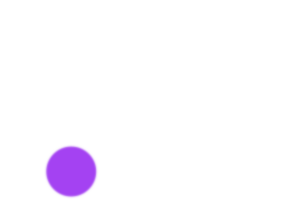
Frame 1 (no input)
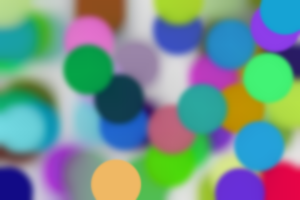
Frame 60 (the mouse pressed at the canvas centre just before this capture)
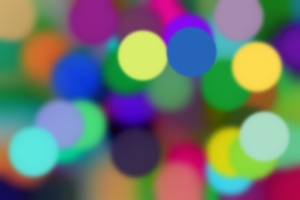
Frame 120 (the mouse held since frame 60 and released just before this capture)

The Processing sketch that drew these frames (run headless with seeded random() and noise(); from frame 60 on, the mouse is pressed at the canvas centre):

// Processing sketch: processing_62905
// ── processing_62905.pde

void setup(){
    size(300,200);
    background(255);
    smooth();
}
    
void draw(){
    noStroke();
    fill(random(255),random(255),random(255));
    ellipse(random(width),random(height),50,50);
 
    filter(BLUR,1);
}
